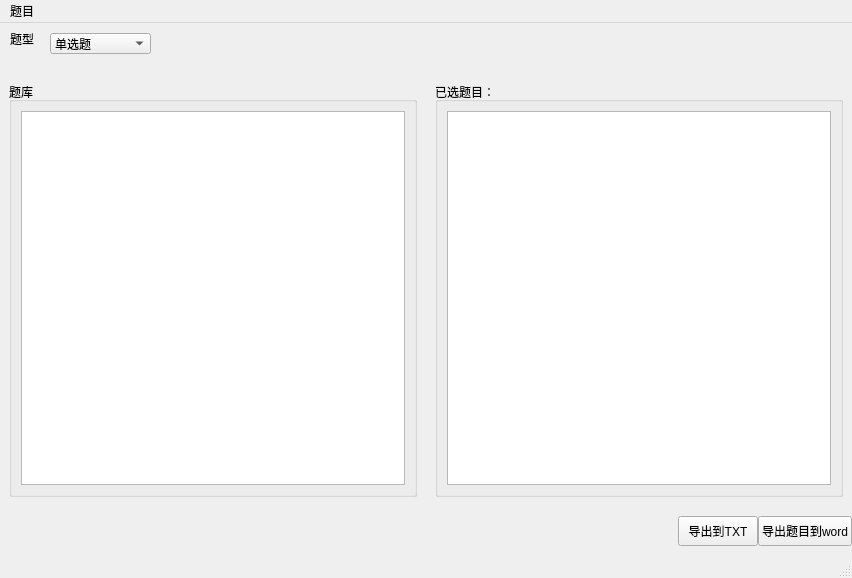
<?xml version="1.0" encoding="UTF-8"?>
<ui version="4.0">
 <class>MainWindow</class>
 <widget class="QMainWindow" name="MainWindow">
  <property name="geometry">
   <rect>
    <x>0</x>
    <y>0</y>
    <width>852</width>
    <height>578</height>
   </rect>
  </property>
  <property name="windowTitle">
   <string>MainWindow</string>
  </property>
  <widget class="QWidget" name="centralwidget">
   <layout class="QVBoxLayout" name="verticalLayout">
    <property name="spacing">
     <number>0</number>
    </property>
    <property name="leftMargin">
     <number>0</number>
    </property>
    <property name="topMargin">
     <number>0</number>
    </property>
    <property name="rightMargin">
     <number>0</number>
    </property>
    <property name="bottomMargin">
     <number>0</number>
    </property>
    <item>
     <widget class="QWidget" name="widget" native="true">
      <property name="maximumSize">
       <size>
        <width>16777215</width>
        <height>50</height>
       </size>
      </property>
      <widget class="QComboBox" name="comboBox">
       <property name="geometry">
        <rect>
         <x>50</x>
         <y>10</y>
         <width>101</width>
         <height>21</height>
        </rect>
       </property>
       <item>
        <property name="text">
         <string>单选题</string>
        </property>
       </item>
      </widget>
      <widget class="QLabel" name="label">
       <property name="geometry">
        <rect>
         <x>10</x>
         <y>10</y>
         <width>54</width>
         <height>12</height>
        </rect>
       </property>
       <property name="text">
        <string>题型</string>
       </property>
      </widget>
     </widget>
    </item>
    <item>
     <widget class="QWidget" name="widget_2" native="true">
      <layout class="QHBoxLayout" name="horizontalLayout">
       <property name="spacing">
        <number>0</number>
       </property>
       <property name="leftMargin">
        <number>0</number>
       </property>
       <property name="topMargin">
        <number>0</number>
       </property>
       <property name="rightMargin">
        <number>0</number>
       </property>
       <property name="bottomMargin">
        <number>0</number>
       </property>
       <item>
        <widget class="QWidget" name="widget_5" native="true">
         <layout class="QHBoxLayout" name="horizontalLayout_2">
          <item>
           <widget class="QGroupBox" name="groupBox">
            <property name="title">
             <string>题库</string>
            </property>
            <layout class="QVBoxLayout" name="verticalLayout_2">
             <item>
              <widget class="QListWidget" name="listWidget">
               <property name="sizePolicy">
                <sizepolicy hsizetype="Preferred" vsizetype="Preferred">
                 <horstretch>0</horstretch>
                 <verstretch>0</verstretch>
                </sizepolicy>
               </property>
               <property name="layoutMode">
                <enum>QListView::Batched</enum>
               </property>
               <property name="spacing">
                <number>10</number>
               </property>
              </widget>
             </item>
            </layout>
           </widget>
          </item>
         </layout>
        </widget>
       </item>
       <item>
        <widget class="QWidget" name="widget_6" native="true">
         <layout class="QVBoxLayout" name="verticalLayout_3">
          <item>
           <widget class="QGroupBox" name="groupBox_2">
            <property name="title">
             <string>已选题目：</string>
            </property>
            <layout class="QVBoxLayout" name="verticalLayout_4">
             <item>
              <widget class="QListWidget" name="listWidget_2">
               <property name="sizePolicy">
                <sizepolicy hsizetype="Preferred" vsizetype="Preferred">
                 <horstretch>0</horstretch>
                 <verstretch>0</verstretch>
                </sizepolicy>
               </property>
              </widget>
             </item>
            </layout>
           </widget>
          </item>
         </layout>
        </widget>
       </item>
      </layout>
     </widget>
    </item>
    <item>
     <widget class="QWidget" name="widget_3" native="true">
      <property name="maximumSize">
       <size>
        <width>16777215</width>
        <height>50</height>
       </size>
      </property>
      <layout class="QHBoxLayout" name="horizontalLayout_3">
       <property name="spacing">
        <number>0</number>
       </property>
       <property name="leftMargin">
        <number>0</number>
       </property>
       <property name="topMargin">
        <number>0</number>
       </property>
       <property name="rightMargin">
        <number>0</number>
       </property>
       <property name="bottomMargin">
        <number>0</number>
       </property>
       <item>
        <spacer name="horizontalSpacer">
         <property name="orientation">
          <enum>Qt::Horizontal</enum>
         </property>
         <property name="sizeHint" stdset="0">
          <size>
           <width>40</width>
           <height>20</height>
          </size>
         </property>
        </spacer>
       </item>
       <item>
        <widget class="QPushButton" name="SavePaperToTXT">
         <property name="minimumSize">
          <size>
           <width>0</width>
           <height>30</height>
          </size>
         </property>
         <property name="text">
          <string>导出到TXT</string>
         </property>
        </widget>
       </item>
       <item>
        <widget class="QPushButton" name="SavePaperToWord">
         <property name="minimumSize">
          <size>
           <width>0</width>
           <height>30</height>
          </size>
         </property>
         <property name="text">
          <string>导出题目到word</string>
         </property>
        </widget>
       </item>
      </layout>
     </widget>
    </item>
   </layout>
  </widget>
  <widget class="QMenuBar" name="menubar">
   <property name="geometry">
    <rect>
     <x>0</x>
     <y>0</y>
     <width>852</width>
     <height>23</height>
    </rect>
   </property>
   <widget class="QMenu" name="menu">
    <property name="title">
     <string>题目</string>
    </property>
    <addaction name="add_question_action"/>
    <addaction name="import_from_word_action"/>
   </widget>
   <addaction name="menu"/>
  </widget>
  <widget class="QStatusBar" name="statusbar"/>
  <action name="add_question_action">
   <property name="text">
    <string>添加题目</string>
   </property>
  </action>
  <action name="import_from_word_action">
   <property name="text">
    <string>从word导入</string>
   </property>
  </action>
 </widget>
 <resources/>
 <connections/>
</ui>
